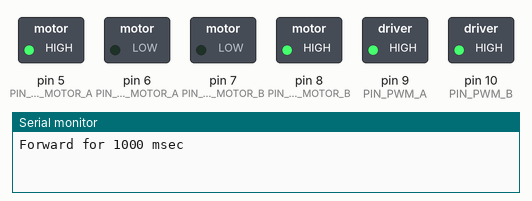
Recording of a sketch running on a simulated Arduino Uno, built with avr-gcc and run on an emulated ATmega328P. Shown: switched loads named in the sketch (green lamp = pin HIGH), the last lines printed to the serial monitor.

Above: at 0.5 s.
At 2.5 s:
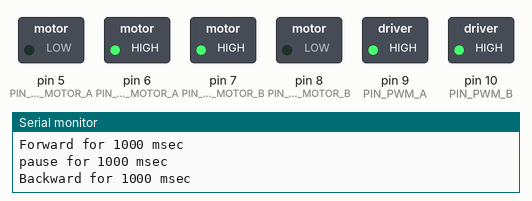
At 4.5 s:
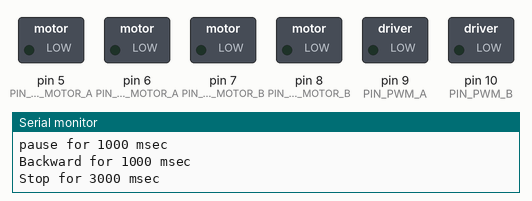
Timing chart, 0 to 7.8 s (numbered marks = the images above):
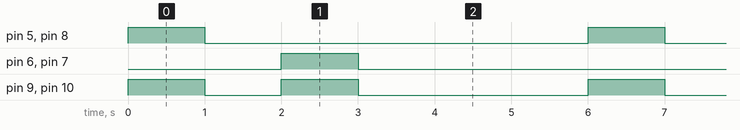

The sketch:

motor_direction.ino
```cpp
#include "dcmotor.h"


#define PIN_PWM_A				9
#define PIN_PWM_B				10
#define PIN_DIR1_MOTOR_A		6
#define PIN_DIR2_MOTOR_A		5
#define PIN_DIR1_MOTOR_B		7
#define PIN_DIR2_MOTOR_B		8


DcMotor motor0 = DcMotor(0, PIN_PWM_A, PIN_DIR1_MOTOR_A, PIN_DIR2_MOTOR_A);
DcMotor motor1 = DcMotor(1, PIN_PWM_B, PIN_DIR1_MOTOR_B, PIN_DIR2_MOTOR_B);


void setup() {
	Serial.begin(115200);
}

void loop() {
	Serial.println(F("Forward for 1000 msec"));
	motor0.setPwm(255);
	motor1.setPwm(255);
	delay(1000);
	Serial.println(F("pause for 1000 msec"));
	motor0.setPwm(0);
	motor1.setPwm(0);
	delay(1000);
	Serial.println(F("Backward for 1000 msec"));
	motor0.setPwm(-255);
	motor1.setPwm(-255);
	delay(1000);
	Serial.println(F("Stop for 3000 msec"));
	motor0.setPwm(0);
	motor1.setPwm(0);
	delay(3000);
}
```

dcmotor.cpp
```cpp
#include "Arduino.h"
#include "dcmotor.h"


DcMotor::DcMotor(int _id, int pin_pwm, int pin_dirA, int pin_dirB)
{
	id = _id;
	pinPwm = pin_pwm;
	pinDirA = pin_dirA;
	pinDirB = pin_dirB;
	pinMode(pinPwm, OUTPUT);
	pinMode(pinDirA, OUTPUT);
	pinMode(pinDirB, OUTPUT);
	curPwm = 0;
}

void DcMotor::setPwm(int16_t pwm)
{
	if (pwm > 255)
		pwm = 255;
	if (pwm < -255)
		pwm = -255;

	/* dumb speed up */
	if (pwm > 0) {
		digitalWrite(pinDirA, LOW);
		digitalWrite(pinDirB, HIGH);
	} else if (pwm < 0) {
		digitalWrite(pinDirB, LOW);
		digitalWrite(pinDirA, HIGH);
	} else {
		digitalWrite(pinDirA, LOW);
		digitalWrite(pinDirB, LOW);
	}
	curPwm = pwm;
	if (pwm < 0) {
		pwm = -pwm;
	}
	analogWrite(pinPwm, pwm);
}

int16_t DcMotor::getPwm(void)
{
	return curPwm;
}
```

dcmotor.h
```cpp
#ifndef __DC_MOTOR_H__
#define __DC_MOTOR_H__


#include <inttypes.h>
#include "motor.h"


class DcMotor : public Motor
{
public:
	DcMotor(int _id, int pin_pwm, int pin_dirA, int pin_dirB);
	void setPwm(int16_t pwm);			/* PWM -255 ~ +255 */
	int16_t getPwm(void);
private:
	char pinPwm, pinDirA, pinDirB;
	int16_t curPwm;
};


#endif // __DC_MOTOR_H__
```

motor.h
```cpp
#ifndef __MOTOR_H__
#define __MOTOR_H__


#include <inttypes.h>


class Motor
{
public:
	void setRpm(int16_t rpm) {
		tgtRpm = rpm;
	}
	int16_t getAccelRpm(void) {
		return curRpm - prevRpm;
	}
	int16_t getCurRpm(void) {
		return curRpm;
	}
	int16_t getMaxRpm(void) {
		return maxRpm;
	}
	void incRpmPercent(int percent_point)
	{
		int16_t new_rpm = tgtRpm + (long)maxRpm * percent_point / 100;
		if (new_rpm >= maxRpm) {
			new_rpm = maxRpm;
		} else if (new_rpm <= -maxRpm) {
			new_rpm = -maxRpm;
		}
		setRpm(new_rpm);
	}
	int id;
protected:
	int16_t maxRpm, tgtRpm;
	int16_t prevRpm, curRpm;
};


#endif // __MOTOR_H__
```

Measured:
- by itself, pin 9 (PIN_PWM_A), pin 10 (PIN_PWM_B): repeats every 6.0 s: LOW 1.0 s, HIGH 1.0 s, LOW 3.0 s, HIGH 1.0 s
- by itself, pin 5 (PIN_DIR2_MOTOR_A), pin 6 (PIN_DIR1_MOTOR_A), pin 7 (PIN_DIR1_MOTOR_B), pin 8 (PIN_DIR2_MOTOR_B): alternates HIGH for 1.0 s and LOW for 5.0 s
- by itself, everything shown: repeats every 6.0 s, in 4 steps
